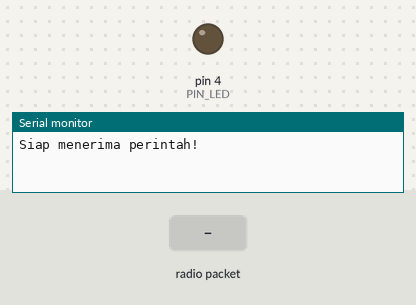
Recording of a sketch running on a simulated Arduino Uno, built with avr-gcc and run on an emulated ATmega328P. Shown: output pins drawn as LEDs (lit = HIGH), the last lines printed to the serial monitor. The test bench sets the inputs (shaded band). No radio packets arrive unless stated.

Above: at 1.2 s.
1.3 s: radio packet "LED ON" arrives
At 1.6 s:
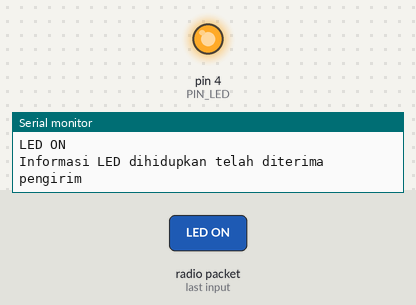
2.8 s: radio packet "LED OFF" arrives
At 3.9 s:
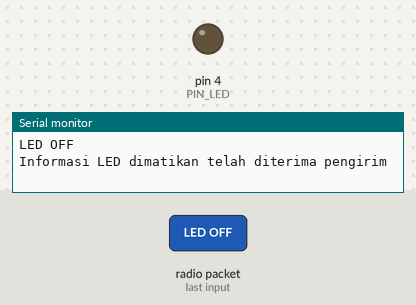
Timing chart, 0 to 5.8 s (numbered marks = the images above; inputs shaded):
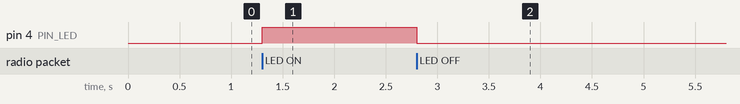

The sketch:

nrfLed.ino
```cpp
// ----------------------------------------
// Penerimaan perintah menggunakan NRF24L01
//    untuk mengontrol LED
// ----------------------------------------

#include <nRF24L01.h>
#include <RF24.h>
#include <RF24_config.h>
#include <SPI.h>

const int PIN_CE = 9;
const int PIN_CSN = 10;
const uint64_t PIPE_1 = 0xE8E8F0F0E2LL;
const uint64_t PIPE_2 = 0xE8E8F0F0ABLL;
const int PIN_LED = 4;

// Objek NRF24L01
RF24 radio(PIN_CE, PIN_CSN);

char pesan[40]; // Penyangga pesan

void setup() {
  pinMode(PIN_LED, OUTPUT);
  Serial.begin(9600);

  radio.begin();
  radio.setRetries(15,15);

  radio.openReadingPipe(1, PIPE_1);
  radio.openWritingPipe(PIPE_2);
  radio.startListening();

  Serial.println("Siap menerima perintah!");
}

void loop() {
  if (radio.available()) {
    radio.read(pesan, sizeof(pesan));
    Serial.println(pesan);

    if (strcmp(pesan, "LED ON") == 0) {
      digitalWrite(PIN_LED, HIGH);

      strcpy(pesan, "LED telah dihidupkan");

      radio.stopListening();
      bool ok = radio.write(pesan, strlen(pesan));
      radio.startListening();
      if (ok) {
        Serial.print("Informasi LED dihidupkan");
        Serial.println(" telah diterima pengirim");
      }
      else {
        Serial.print("Informasi LED dihidupkan");
        Serial.println(" gagal diterima pengirim");
      }
    }
    else
      if (strcmp(pesan, "LED OFF") == 0) {
        digitalWrite(PIN_LED, LOW);

        strcpy(pesan, "LED telah dimatikan");

        radio.stopListening();
        bool ok = radio.write(pesan, strlen(pesan));
        radio.startListening();

        if (ok) {
          Serial.print("Informasi LED dimatikan");
          Serial.println(" telah diterima pengirim");
        }
        else {
          Serial.print("Informasi LED dimatikan");
          Serial.println(" gagal diterima pengirim");
        }
      }
      else {
        strcpy(pesan, "Perintah tidak dikenal!");

        radio.stopListening();
        radio.write(pesan, strlen(pesan));
        radio.startListening();
      }
  }
}
```

Measured:
- after the input at 1.3 s, pin 4 (PIN_LED): LOW → HIGH at once
- after the input at 2.8 s, pin 4 (PIN_LED): HIGH → LOW at once
